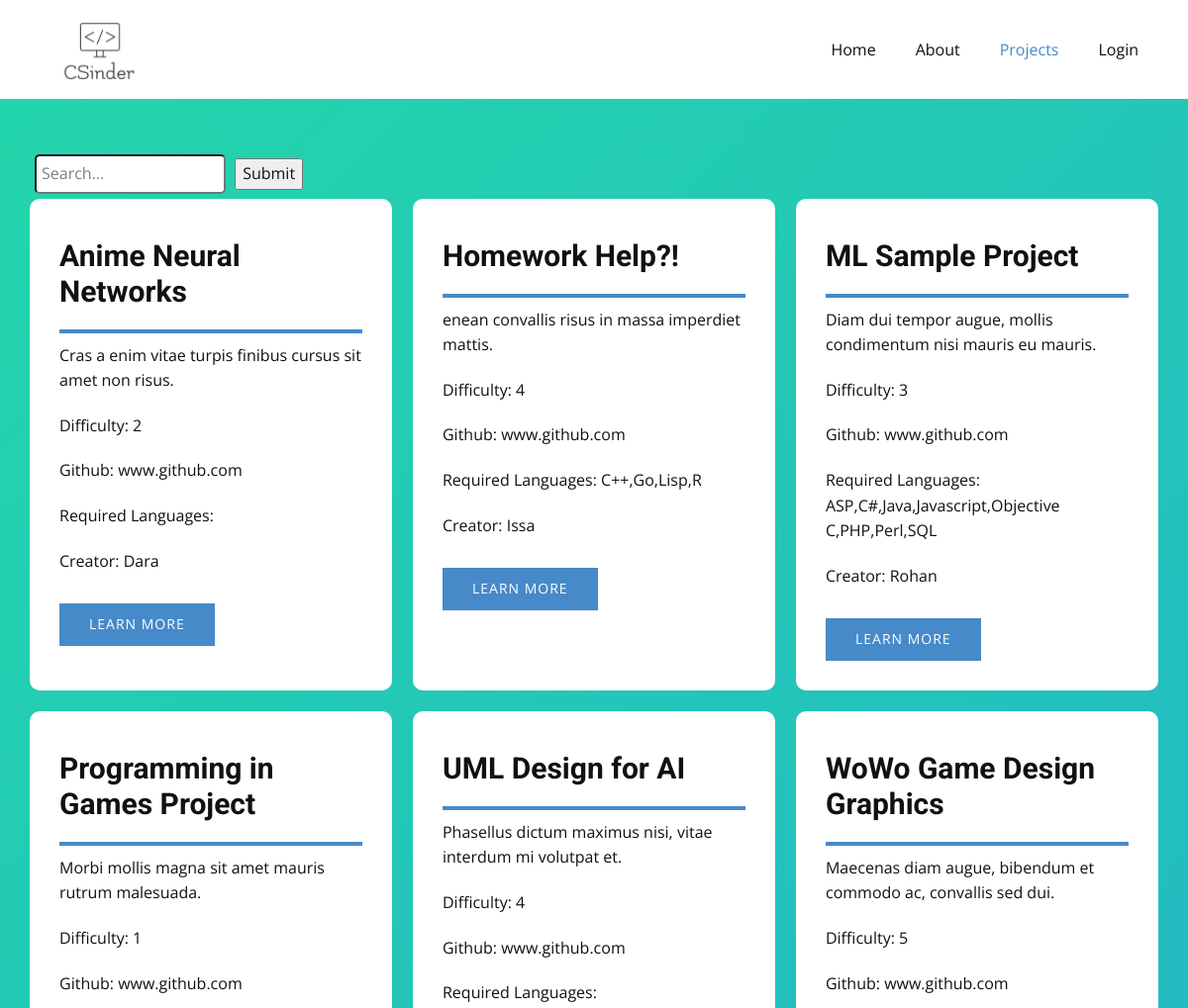
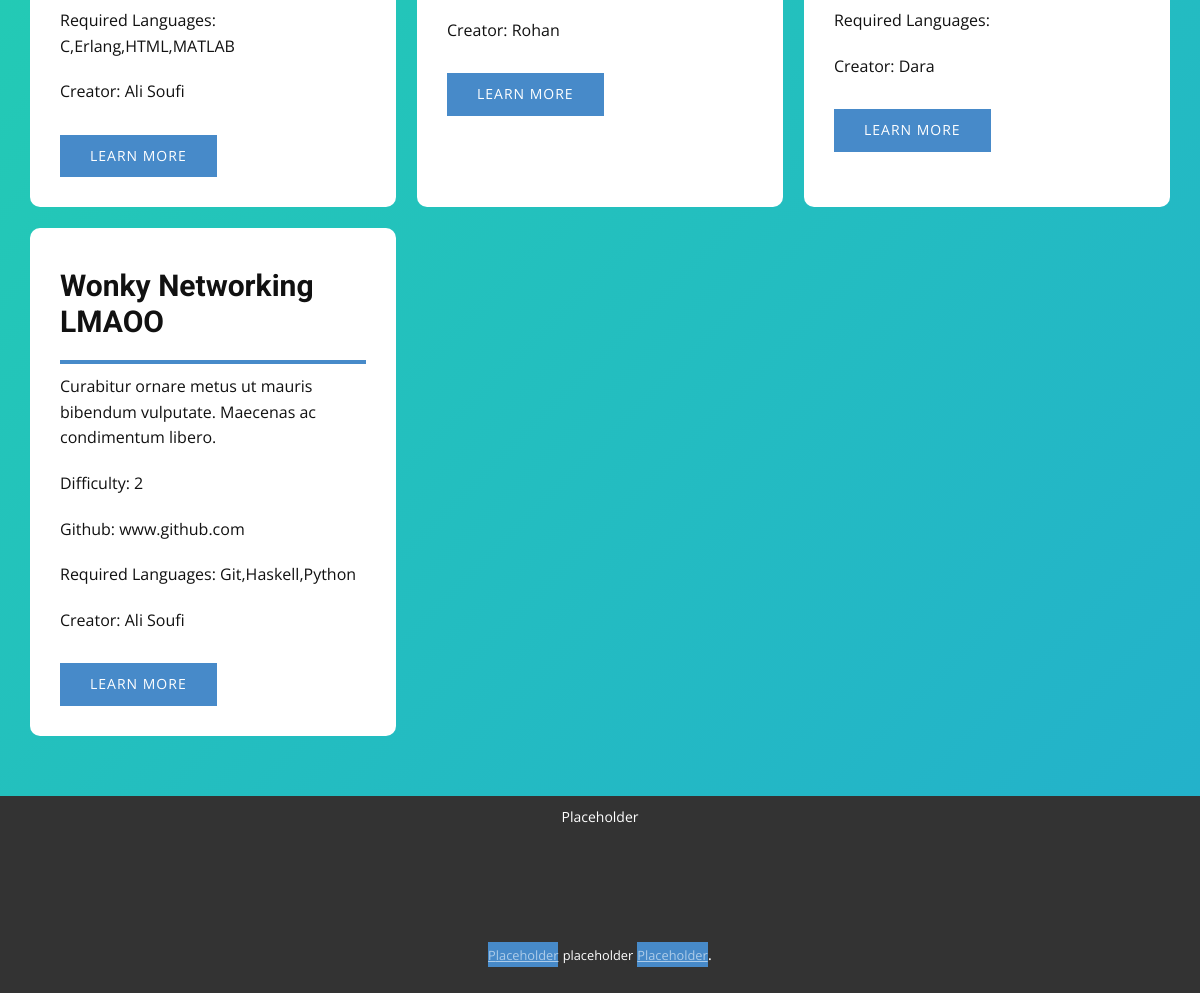
The app's page /Projects with its own data (2 pictures, top to bottom).
### Models.py (models this page shows, shortened)
class Project(db.Model):
    name = db.Column(db.String(100), unique=False, nullable=False)
    projID = db.Column(db.String(6), primary_key=True)
    description = db.Column(db.String(500), unique=False, nullable=False,default="")
    difficulty = db.Column(db.Integer, unique=False, nullable=False,default=0)
    github = db.Column(db.String(500), default="www.github.com")
    creatorID = db.Column(db.String(6),db.ForeignKey('user.userID'))
    projLang = db.relationship('ProjLang',backref="project") #Languages user prefers to code in
    projAreas = db.relationship('ProjectAreas',backref="project") #Fields user is interested in
    applicants = db.relationship('AppliedTo',backref="project") #Users who have applied to be part of this project

class User(db.Model):
    name = db.Column(db.String(100), unique=False, nullable=False)
    username = db.Column(db.String(80), unique=True,nullable=False)
    userID = db.Column(db.String(6), primary_key=True)
    password = db.Column(db.String(80), unique=False, nullable=False)
    email = db.Column(db.String(120), unique=True, nullable=False)
    experience = db.Column(db.Integer, unique=False, nullable=False,default=0)
    github = db.Column(db.String(500), default="www.github.com")
    picture = db.Column(BLOB)
    workedOn = db.relationship('Project',secondary=workedOn)#Projects the user has worked on
    projectsCreated=db.relationship('Project',backref='user')
    interestedIn = db.relationship('InterestedIn',backref="user") #Fields user is interested in
    codesIn = db.relationship('CodesIn',backref="user") #Languages user prefers to code in
    worksIn = db.relationship('Project',secondary=worksIn)#Projects the user has worked on
    appliedTo = db.relationship('AppliedTo',backref="user") #Projects user has applied to be part of

### Driver.py (the view, shortened to what this page needs)
@app.route("/Projects",methods=['GET','POST'])
def projects():
    if request.method=='GET':
        projs=Project.query.order_by(Project.name).all() #Alphabetical ordering rn... will add some ranking later
        result=[]
        for p in projs:
            temp=[p.name,p.description,p.difficulty,p.github]#name,desc,difficulty,github, languages, creatorID
            languages=ProjLang.query.filter_by(projID=p.projID).all()
            temp.append(','.join([x.language for x in languages])) #make it a single string
            creator=User.query.filter_by(userID=p.creatorID).one()
            temp.append(creator.name)
            result.append(temp)
        return render_template("Projects.html",allprojs=result)

### templates/Projects.html (shortened to what this page needs)
<!DOCTYPE html>
<html style="font-size: 16px;">
  <head>
    <link rel="stylesheet" href="{{url_for('static', filename='css/nicepage.css')}}" media="screen">
    <link rel="stylesheet" href="{{url_for('static', filename='css/Projects.css')}}" media="screen">
    <link rel="stylesheet" href="https://cdnjs.cloudflare.com/ajax/libs/font-awesome/4.7.0/css/font-awesome.min.css">
  </head>
  <body class="u-body u-xl-mode"><header class="u-clearfix u-header u-header" id="sec-e661"><img class="u-expanded-height u-image u-image-default u-preserve-proportions u-image-1" src="{{url_for('static', filename='images/61a4b5b8907749e29dac4861893bbcca1.png')}}" alt="" data-image-width="200" data-image-height="99"><nav class="u-menu u-menu-dropdown u-offcanvas u-menu-1">
        <div class="u-custom-menu u-nav-container">
          <ul class="u-nav u-unstyled u-nav-1"><li class="u-nav-item"><a class="u-button-style u-nav-link u-text-active-palette-1-base u-text-hover-palette-2-base" href="{{url_for('home')}}" style="padding: 10px 20px;">Home</a>
          </li><li class="u-nav-item"><a class="u-button-style u-nav-link u-text-active-palette-1-base u-text-hover-palette-2-base" href="{{url_for('about')}}" style="padding: 10px 20px;">About</a>
</li><li class="u-nav-item"><a class="u-button-style u-nav-link u-text-active-palette-1-base u-text-hover-palette-2-base" href="{{url_for('projects')}}" style="padding: 10px 20px;">Projects</a>
</li><li class="u-nav-item"><a class="u-button-style u-nav-link u-text-active-palette-1-base u-text-hover-palette-2-base" href="{{url_for('login')}}" style="padding: 10px 20px;">Login</a>
</li></ul>
        </div>
      </nav></header>
    <section class="u-clearfix u-gradient u-section-1" id="sec-f665">
      <div class="u-clearfix u-sheet u-sheet-1">
        <div class="u-expanded-width u-list u-list-1">
          <div>
            <form method="post" action="{{url_for('projects')}}">
            <input name="searchbar" class = "search_bar" type="text" placeholder="Search...">
            <input type="submit" class="btn btn-info"></input>
            </form>
            </div>
            <div class="u-repeater u-repeater-1">
              {% for proj in allprojs%}
              <div class="u-container-style u-list-item u-repeater-item u-video-cover u-white backcard zoom">
                <div class="u-container-layout u-similar-container u-valign-top u-container-layout-1 ">
                  <h3 class="u-text u-text-default u-text-1">{{proj[0]}}</h3>
                  <div class="u-border-4 u-border-palette-3-base u-expanded-width u-line u-line-horizontal u-line-1"></div>
                  <p class="u-text u-text-default u-text-2">{{proj[1]}}</p>
                  <p>Difficulty: {{proj[2]}}</p>
                  <p>Github: {{proj[3]}}</p>
                  <p>Required Languages: {{proj[4]}}</p>
                  <p>Creator: {{proj[5]}}</p>
                  <a href="" class="u-btn u-button-style u-btn-1">Learn More</a>
                </div>
              </div>
              {% endfor %}
            </div>
          </div>
        </div>
    </section>
    <footer class="u-align-center u-clearfix u-footer u-grey-80 u-footer" id="sec-fecc"><div class="u-clearfix u-sheet u-sheet-1">
        <p class="u-small-text u-text u-text-variant u-text-1">Placeholder</p>
      </div></footer>
    <section class="u-backlink u-clearfix u-grey-80">
      <a class="u-link" href="" target="_blank">
        <span>placeholder</span>
      </a>
      <p class="u-text">
        <span>placeholder</span>
      </p>
      <a class="u-link" href="" target="_blank">
        <span>placeholder</span>
      </a>.
    </section>
  </body>
</html>

### static/css/Projects.css (style rules this page uses)
.u-section-1 { background: linear-gradient(-45deg, #ee7752, #e73c7e, #23a6d5, #23d5ab); animation: gradient 15s ease infinite; background-size: 400% 400%; }
a { background-color:#478ac9; }
p { margin-top: 10px !important; margin-bottom: 10px !important; }
.u-section-1 .u-sheet-1 { min-height: 1526px; }
.u-section-1 .u-list-1 { grid-template-rows: auto auto; margin: 51px 0 60px; }
.u-section-1 .u-repeater-1 { grid-template-columns: calc(33.3333% - 14px) calc(33.3333% - 14px) calc(33.3333% - 14px); grid-gap: 21px 21px; min-height: 1262px; }
.u-section-1 .u-container-layout-1 { padding: 30px; }
.u-section-1 .u-text-1 { margin-top: 10px; font-weight: 700; margin-bottom: 0; }
.u-section-1 .u-line-1 { height: 4px; border-color: #478ac9; transform-origin: left center; margin: 20px auto 0 0; }
.u-section-1 .u-text-2 { margin-left: 0; margin-bottom: 0; margin-top: 20px; }
.u-section-1 .u-btn-1 { background-image: none; border-style: none; font-size: 0.875rem; text-transform: uppercase; letter-spacing: 1px; margin: 20px auto 0 0; }
.search_bar { padding: 5px; margin: 5px; border-radius: 5px; max-width: 16rem; }
.backcard { border-radius: 10px; max-height: 530px; box-shadow: 0 0 0 0 rgba(0, 0, 0, 1); transform: scale(1); }
.zoom { transition: transform 1s; }

### records on screen
Project: name "Anime Neural Networks", description "Cras a enim vitae turpis finibus cursus sit amet non risus.", github "www.github.com"
User: name "Dara" "Dara"
Project: name "Homework Help?!", description "enean convallis risus in massa imperdiet mattis.", github "www.github.com"
User: name "Issa"
Project: name "ML Sample Project", description "Diam dui tempor augue, mollis condimentum nisi mauris eu mauris.", github "www.github.com"
User: name "Rohan" "Rohan"
Project: name "Programming in Games Project", description "Morbi mollis magna sit amet mauris rutrum malesuada.", github "www.github.com"
User: name "Ali Soufi" "Ali Soufi"
Project: name "UML Design for AI", description "Phasellus dictum maximus nisi, vitae interdum mi volutpat et.", github "www.github.com"
Project: name "WoWo Game Design Graphics", description "Maecenas diam augue, bibendum et commodo ac, convallis sed dui.", github "www.github.com"
Project: name "Wonky Networking LMAOO", description "Curabitur ornare metus ut mauris bibendum vulputate. Maecenas ac condimentum libero.", github "www.github.com"

### other values on screen
{{ proj[2] }} "2" "4" "3" "1" "4" "5" "2"
{{ proj[4] }} "C++,Go,Lisp,R" "ASP,C#,Java,Javascript,Objective C,PHP,Perl,SQL" "C,Erlang,HTML,MATLAB" "Git,Haskell,Python"
